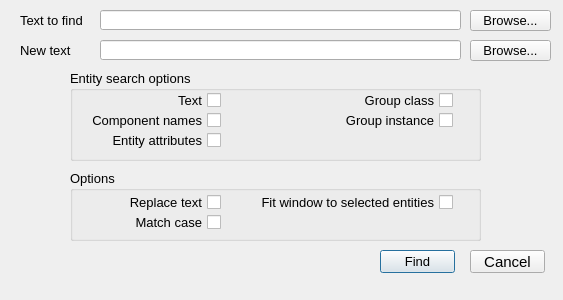
<?xml version="1.0" encoding="UTF-8"?>
<ui version="4.0">
 <class>FindAndReplace_Dialog</class>
 <widget class="QDialog" name="FindAndReplace_Dialog">
  <property name="geometry">
   <rect>
    <x>0</x>
    <y>0</y>
    <width>563</width>
    <height>300</height>
   </rect>
  </property>
  <property name="minimumSize">
   <size>
    <width>563</width>
    <height>300</height>
   </size>
  </property>
  <property name="maximumSize">
   <size>
    <width>563</width>
    <height>300</height>
   </size>
  </property>
  <property name="font">
   <font>
    <pointsize>10</pointsize>
   </font>
  </property>
  <property name="windowTitle">
   <string>Find and replace</string>
  </property>
  <widget class="QLineEdit" name="_100">
   <property name="geometry">
    <rect>
     <x>100</x>
     <y>10</y>
     <width>361</width>
     <height>20</height>
    </rect>
   </property>
  </widget>
  <widget class="QLabel" name="label_44">
   <property name="geometry">
    <rect>
     <x>20</x>
     <y>10</y>
     <width>77</width>
     <height>20</height>
    </rect>
   </property>
   <property name="font">
    <font>
     <pointsize>10</pointsize>
    </font>
   </property>
   <property name="text">
    <string>Text to find</string>
   </property>
   <property name="alignment">
    <set>Qt::AlignLeading|Qt::AlignLeft|Qt::AlignVCenter</set>
   </property>
  </widget>
  <widget class="QLineEdit" name="_101">
   <property name="geometry">
    <rect>
     <x>100</x>
     <y>40</y>
     <width>361</width>
     <height>20</height>
    </rect>
   </property>
  </widget>
  <widget class="QLabel" name="label_45">
   <property name="geometry">
    <rect>
     <x>20</x>
     <y>40</y>
     <width>75</width>
     <height>20</height>
    </rect>
   </property>
   <property name="font">
    <font>
     <pointsize>10</pointsize>
    </font>
   </property>
   <property name="text">
    <string>New text</string>
   </property>
   <property name="alignment">
    <set>Qt::AlignLeading|Qt::AlignLeft|Qt::AlignVCenter</set>
   </property>
  </widget>
  <widget class="QPushButton" name="_1000">
   <property name="geometry">
    <rect>
     <x>470</x>
     <y>10</y>
     <width>81</width>
     <height>21</height>
    </rect>
   </property>
   <property name="font">
    <font>
     <family>Lucida Grande</family>
     <pointsize>10</pointsize>
    </font>
   </property>
   <property name="text">
    <string>Browse...</string>
   </property>
  </widget>
  <widget class="QPushButton" name="_1001">
   <property name="geometry">
    <rect>
     <x>470</x>
     <y>40</y>
     <width>81</width>
     <height>21</height>
    </rect>
   </property>
   <property name="font">
    <font>
     <family>Lucida Grande</family>
     <pointsize>10</pointsize>
    </font>
   </property>
   <property name="text">
    <string>Browse...</string>
   </property>
  </widget>
  <widget class="QGroupBox" name="groupBox">
   <property name="geometry">
    <rect>
     <x>70</x>
     <y>70</y>
     <width>411</width>
     <height>91</height>
    </rect>
   </property>
   <property name="title">
    <string>Entity search options</string>
   </property>
   <widget class="QCheckBox" name="_103">
    <property name="enabled">
     <bool>true</bool>
    </property>
    <property name="geometry">
     <rect>
      <x>20</x>
      <y>20</y>
      <width>131</width>
      <height>21</height>
     </rect>
    </property>
    <property name="layoutDirection">
     <enum>Qt::RightToLeft</enum>
    </property>
    <property name="text">
     <string>Text</string>
    </property>
    <property name="checkable">
     <bool>true</bool>
    </property>
    <property name="checked">
     <bool>false</bool>
    </property>
    <property name="tristate">
     <bool>false</bool>
    </property>
   </widget>
   <widget class="QCheckBox" name="_107">
    <property name="enabled">
     <bool>true</bool>
    </property>
    <property name="geometry">
     <rect>
      <x>12</x>
      <y>40</y>
      <width>139</width>
      <height>21</height>
     </rect>
    </property>
    <property name="layoutDirection">
     <enum>Qt::RightToLeft</enum>
    </property>
    <property name="text">
     <string>Component names</string>
    </property>
    <property name="checkable">
     <bool>true</bool>
    </property>
    <property name="checked">
     <bool>false</bool>
    </property>
    <property name="tristate">
     <bool>false</bool>
    </property>
   </widget>
   <widget class="QCheckBox" name="_105">
    <property name="enabled">
     <bool>true</bool>
    </property>
    <property name="geometry">
     <rect>
      <x>20</x>
      <y>60</y>
      <width>131</width>
      <height>21</height>
     </rect>
    </property>
    <property name="layoutDirection">
     <enum>Qt::RightToLeft</enum>
    </property>
    <property name="text">
     <string>Entity attributes</string>
    </property>
    <property name="checkable">
     <bool>true</bool>
    </property>
    <property name="checked">
     <bool>false</bool>
    </property>
    <property name="tristate">
     <bool>false</bool>
    </property>
   </widget>
   <widget class="QCheckBox" name="_108">
    <property name="enabled">
     <bool>true</bool>
    </property>
    <property name="geometry">
     <rect>
      <x>206</x>
      <y>20</y>
      <width>177</width>
      <height>21</height>
     </rect>
    </property>
    <property name="layoutDirection">
     <enum>Qt::RightToLeft</enum>
    </property>
    <property name="text">
     <string>Group class</string>
    </property>
    <property name="checkable">
     <bool>true</bool>
    </property>
    <property name="checked">
     <bool>false</bool>
    </property>
    <property name="tristate">
     <bool>false</bool>
    </property>
   </widget>
   <widget class="QCheckBox" name="_109">
    <property name="enabled">
     <bool>true</bool>
    </property>
    <property name="geometry">
     <rect>
      <x>210</x>
      <y>40</y>
      <width>173</width>
      <height>21</height>
     </rect>
    </property>
    <property name="layoutDirection">
     <enum>Qt::RightToLeft</enum>
    </property>
    <property name="text">
     <string>Group instance</string>
    </property>
    <property name="checkable">
     <bool>true</bool>
    </property>
    <property name="checked">
     <bool>false</bool>
    </property>
    <property name="tristate">
     <bool>false</bool>
    </property>
   </widget>
  </widget>
  <widget class="QGroupBox" name="groupBox_2">
   <property name="geometry">
    <rect>
     <x>70</x>
     <y>170</y>
     <width>411</width>
     <height>71</height>
    </rect>
   </property>
   <property name="title">
    <string>Options</string>
   </property>
   <widget class="QCheckBox" name="_102">
    <property name="enabled">
     <bool>true</bool>
    </property>
    <property name="geometry">
     <rect>
      <x>20</x>
      <y>22</y>
      <width>131</width>
      <height>21</height>
     </rect>
    </property>
    <property name="layoutDirection">
     <enum>Qt::RightToLeft</enum>
    </property>
    <property name="text">
     <string>Replace text</string>
    </property>
    <property name="checkable">
     <bool>true</bool>
    </property>
    <property name="checked">
     <bool>false</bool>
    </property>
    <property name="tristate">
     <bool>false</bool>
    </property>
   </widget>
   <widget class="QCheckBox" name="_104">
    <property name="enabled">
     <bool>true</bool>
    </property>
    <property name="geometry">
     <rect>
      <x>20</x>
      <y>42</y>
      <width>131</width>
      <height>21</height>
     </rect>
    </property>
    <property name="layoutDirection">
     <enum>Qt::RightToLeft</enum>
    </property>
    <property name="text">
     <string>Match case</string>
    </property>
    <property name="checkable">
     <bool>true</bool>
    </property>
    <property name="checked">
     <bool>false</bool>
    </property>
    <property name="tristate">
     <bool>false</bool>
    </property>
   </widget>
   <widget class="QCheckBox" name="_106">
    <property name="enabled">
     <bool>true</bool>
    </property>
    <property name="geometry">
     <rect>
      <x>160</x>
      <y>22</y>
      <width>223</width>
      <height>21</height>
     </rect>
    </property>
    <property name="layoutDirection">
     <enum>Qt::RightToLeft</enum>
    </property>
    <property name="text">
     <string>Fit window to selected entities</string>
    </property>
    <property name="checkable">
     <bool>true</bool>
    </property>
    <property name="checked">
     <bool>false</bool>
    </property>
    <property name="tristate">
     <bool>false</bool>
    </property>
   </widget>
  </widget>
  <widget class="QPushButton" name="_2">
   <property name="geometry">
    <rect>
     <x>470</x>
     <y>250</y>
     <width>75</width>
     <height>23</height>
    </rect>
   </property>
   <property name="font">
    <font>
     <family>Lucida Grande</family>
     <pointsize>11</pointsize>
    </font>
   </property>
   <property name="text">
    <string>Cancel</string>
   </property>
   <property name="autoDefault">
    <bool>false</bool>
   </property>
  </widget>
  <widget class="QPushButton" name="_1">
   <property name="geometry">
    <rect>
     <x>380</x>
     <y>250</y>
     <width>75</width>
     <height>23</height>
    </rect>
   </property>
   <property name="font">
    <font>
     <family>Lucida Grande</family>
     <pointsize>10</pointsize>
    </font>
   </property>
   <property name="text">
    <string>Find</string>
   </property>
   <property name="default">
    <bool>true</bool>
   </property>
  </widget>
 </widget>
 <tabstops>
  <tabstop>_100</tabstop>
  <tabstop>_1000</tabstop>
  <tabstop>_101</tabstop>
  <tabstop>_1001</tabstop>
  <tabstop>_109</tabstop>
  <tabstop>_103</tabstop>
  <tabstop>_105</tabstop>
  <tabstop>_107</tabstop>
  <tabstop>_108</tabstop>
  <tabstop>_102</tabstop>
  <tabstop>_104</tabstop>
  <tabstop>_106</tabstop>
  <tabstop>_1</tabstop>
  <tabstop>_2</tabstop>
 </tabstops>
 <resources/>
 <connections/>
</ui>
